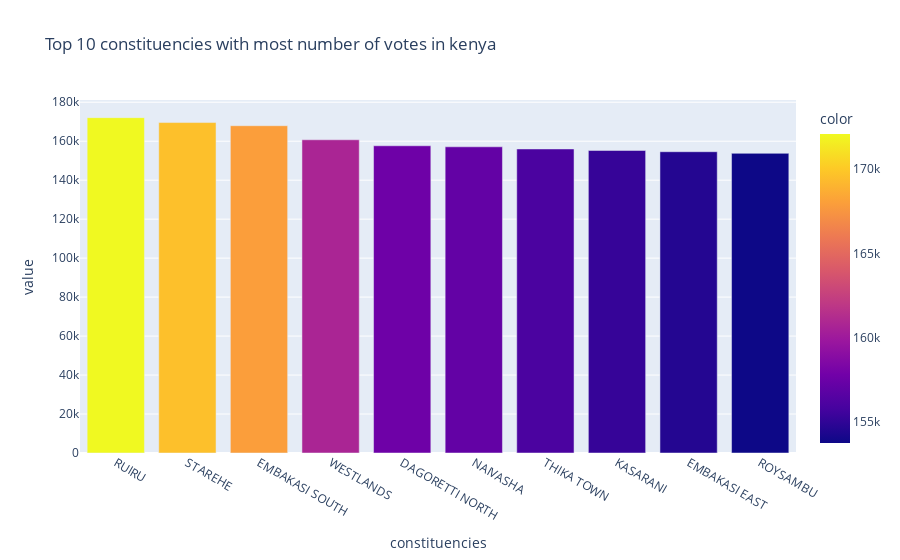

The code cell stored with this chart in its notebook:
### Code cell
fig=px.bar(data_frame=topteninkenya,
           color=topteninkenya,
           title="Top 10 constituencies with most number of votes in kenya")
fig.update_layout(xaxis_title="constituencies")

### Figure 1 — Plotly figure (JSON) as saved in the notebook; plotly's stock layout.template omitted (floating-point values rounded to 4 significant figures)
{"data": [{"alignmentgroup": "True", "hovertemplate": "Const.=%{x}<br>value=%{y}<br>color=%{marker.color}<extra></extra>", "legendgroup": "", "marker": {"color": [172088, 169575, 167953, 160739, 157659, 157128, 156018, 155250, 154599, 153772], "coloraxis": "coloraxis", "pattern": {"shape": ""}}, "name": "", "offsetgroup": "", "orientation": "v", "showlegend": false, "textposition": "auto", "type": "bar", "x": ["RUIRU", "STAREHE", "EMBAKASI SOUTH", "WESTLANDS", "DAGORETTI NORTH", "NAIVASHA", "THIKA TOWN", "KASARANI", "EMBAKASI EAST", "ROYSAMBU"], "xaxis": "x", "y": [172088, 169575, 167953, 160739, 157659, 157128, 156018, 155250, 154599, 153772], "yaxis": "y"}], "layout": {"barmode": "relative", "coloraxis": {"colorbar": {"title": {"text": "color"}}, "colorscale": [[0, "#0d0887"], [0.1111, "#46039f"], [0.2222, "#7201a8"], [0.3333, "#9c179e"], [0.4444, "#bd3786"], [0.5556, "#d8576b"], [0.6667, "#ed7953"], [0.7778, "#fb9f3a"], [0.8889, "#fdca26"], [1, "#f0f921"]]}, "legend": {"tracegroupgap": 0}, "title": {"text": "Top 10 constituencies with most number of votes in kenya"}, "xaxis": {"anchor": "y", "domain": [0, 1], "title": {"text": "constituencies"}}, "yaxis": {"anchor": "x", "domain": [0, 1], "title": {"text": "value"}}}}
